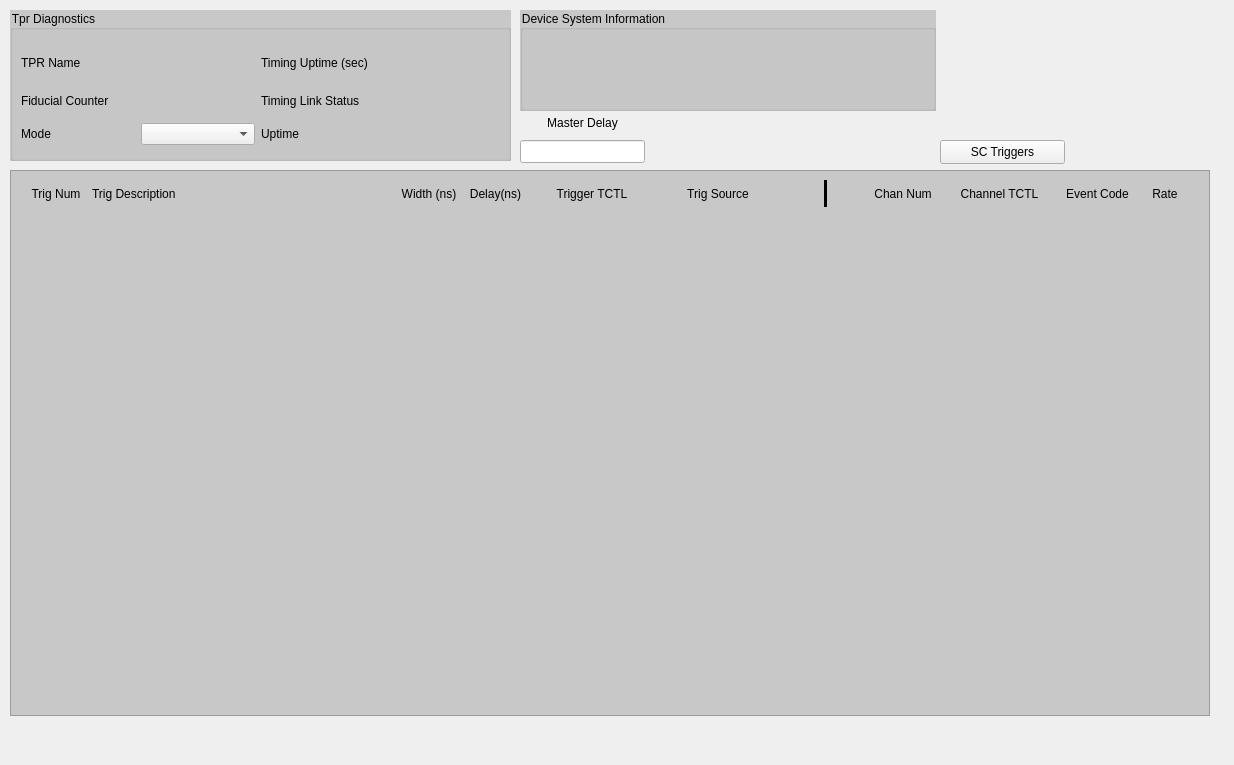
<?xml version="1.0" encoding="UTF-8"?>
<ui version="4.0">
 <class>Form</class>
 <widget class="QWidget" name="Form">
  <property name="geometry">
   <rect>
    <x>0</x>
    <y>0</y>
    <width>1234</width>
    <height>765</height>
   </rect>
  </property>
  <property name="maximumSize">
   <size>
    <width>16777215</width>
    <height>1818</height>
   </size>
  </property>
  <property name="windowTitle">
   <string>${LOCA} TPR NC Display</string>
  </property>
  <property name="styleSheet">
   <string notr="true"/>
  </property>
  <widget class="QGroupBox" name="TPR_Diagnostics">
   <property name="geometry">
    <rect>
     <x>10</x>
     <y>10</y>
     <width>501</width>
     <height>151</height>
    </rect>
   </property>
   <property name="styleSheet">
    <string notr="true">QGroupBox {background-color: rgb(200,200,200)}</string>
   </property>
   <property name="title">
    <string>Tpr Diagnostics</string>
   </property>
   <widget class="QWidget" name="gridLayoutWidget">
    <property name="geometry">
     <rect>
      <x>5</x>
      <y>30</y>
      <width>486</width>
      <height>111</height>
     </rect>
    </property>
    <layout class="QGridLayout" name="Diag_Grid" columnstretch="0,0,0,0">
     <property name="leftMargin">
      <number>6</number>
     </property>
     <property name="topMargin">
      <number>6</number>
     </property>
     <property name="rightMargin">
      <number>6</number>
     </property>
     <property name="bottomMargin">
      <number>6</number>
     </property>
     <item row="0" column="1">
      <widget class="PyDMLabel" name="PyDMLabel_5">
       <property name="toolTip">
        <string/>
       </property>
       <property name="alarmSensitiveContent" stdset="0">
        <bool>true</bool>
       </property>
       <property name="channel" stdset="0">
        <string>TPR:${LOCA}:${IOC_UNIT}:${INST}:UPTIME</string>
       </property>
       <property name="displayFormat" stdset="0">
        <enum>PyDMLabel::Default</enum>
       </property>
      </widget>
     </item>
     <item row="0" column="0">
      <widget class="QLabel" name="label">
       <property name="text">
        <string>TPR Name</string>
       </property>
      </widget>
     </item>
     <item row="1" column="2">
      <widget class="QLabel" name="label_6">
       <property name="text">
        <string>Timing Link Status</string>
       </property>
      </widget>
     </item>
     <item row="1" column="3">
      <widget class="PyDMLabel" name="PyDMLabel_7">
       <property name="toolTip">
        <string/>
       </property>
       <property name="alarmSensitiveContent" stdset="0">
        <bool>true</bool>
       </property>
       <property name="channel" stdset="0">
        <string>TPR:${LOCA}:${IOC_UNIT}:${INST}:RXLNKSTATUS</string>
       </property>
       <property name="displayFormat" stdset="0">
        <enum>PyDMLabel::Default</enum>
       </property>
      </widget>
     </item>
     <item row="1" column="0">
      <widget class="QLabel" name="label_5">
       <property name="text">
        <string>Fiducial Counter</string>
       </property>
      </widget>
     </item>
     <item row="1" column="1">
      <widget class="PyDMLabel" name="PyDMLabel_6">
       <property name="toolTip">
        <string/>
       </property>
       <property name="alarmSensitiveContent" stdset="0">
        <bool>true</bool>
       </property>
       <property name="channel" stdset="0">
        <string>TPR:${LOCA}:${IOC_UNIT}:${INST}:FIDCNT</string>
       </property>
       <property name="displayFormat" stdset="0">
        <enum>PyDMLabel::Default</enum>
       </property>
      </widget>
     </item>
     <item row="0" column="3">
      <widget class="PyDMLabel" name="PyDMLabel_4">
       <property name="toolTip">
        <string/>
       </property>
       <property name="alarmSensitiveContent" stdset="0">
        <bool>true</bool>
       </property>
       <property name="channel" stdset="0">
        <string>TPR:${LOCA}:${IOC_UNIT}:${INST}</string>
       </property>
       <property name="displayFormat" stdset="0">
        <enum>PyDMLabel::Default</enum>
       </property>
      </widget>
     </item>
     <item row="0" column="2">
      <widget class="QLabel" name="label_2">
       <property name="text">
        <string>Timing Uptime (sec)</string>
       </property>
      </widget>
     </item>
     <item row="2" column="0">
      <widget class="QLabel" name="label_7">
       <property name="text">
        <string>Mode</string>
       </property>
      </widget>
     </item>
     <item row="2" column="2">
      <widget class="QLabel" name="label_8">
       <property name="text">
        <string>Uptime</string>
       </property>
      </widget>
     </item>
     <item row="2" column="3">
      <widget class="PyDMLabel" name="PyDMLabel_9">
       <property name="toolTip">
        <string/>
       </property>
       <property name="alarmSensitiveContent" stdset="0">
        <bool>true</bool>
       </property>
       <property name="channel" stdset="0">
        <string>TPR:${LOCA}:${IOC_UNIT}:${INST}:UPTIME </string>
       </property>
       <property name="displayFormat" stdset="0">
        <enum>PyDMLabel::Default</enum>
       </property>
      </widget>
     </item>
     <item row="2" column="1">
      <widget class="PyDMEnumComboBox" name="PyDMEnumComboBox">
       <property name="toolTip">
        <string/>
       </property>
       <property name="alarmSensitiveBorder" stdset="0">
        <bool>false</bool>
       </property>
       <property name="channel" stdset="0">
        <string>TPR:${LOCA}:${IOC_UNIT}:${INST}:MODE </string>
       </property>
      </widget>
     </item>
    </layout>
   </widget>
  </widget>
  <widget class="QGroupBox" name="Device_System_Info">
   <property name="geometry">
    <rect>
     <x>520</x>
     <y>10</y>
     <width>416</width>
     <height>101</height>
    </rect>
   </property>
   <property name="styleSheet">
    <string notr="true">QGroupBox {background-color: rgb(200,200,200)}</string>
   </property>
   <property name="title">
    <string>Device System Information</string>
   </property>
  </widget>
  <widget class="QFrame" name="Rows">
   <property name="geometry">
    <rect>
     <x>10</x>
     <y>170</y>
     <width>1200</width>
     <height>546</height>
    </rect>
   </property>
   <property name="styleSheet">
    <string notr="true">QFrame#Rows {background-color: rgb(200,200,200)}</string>
   </property>
   <property name="frameShape">
    <enum>QFrame::StyledPanel</enum>
   </property>
   <property name="frameShadow">
    <enum>QFrame::Raised</enum>
   </property>
   <widget class="QWidget" name="layoutWidget_3">
    <property name="geometry">
     <rect>
      <x>10</x>
      <y>45</y>
      <width>1181</width>
      <height>492</height>
     </rect>
    </property>
    <layout class="QVBoxLayout" name="Data_rows_2">
     <property name="leftMargin">
      <number>6</number>
     </property>
     <property name="rightMargin">
      <number>6</number>
     </property>
     <item>
      <widget class="PyDMEmbeddedDisplay" name="Row_00">
       <property name="minimumSize">
        <size>
         <width>0</width>
         <height>15</height>
        </size>
       </property>
       <property name="maximumSize">
        <size>
         <width>16777215</width>
         <height>25</height>
        </size>
       </property>
       <property name="toolTip">
        <string/>
       </property>
       <property name="frameShape">
        <enum>QFrame::NoFrame</enum>
       </property>
       <property name="macros" stdset="0">
        <string>CHN=00</string>
       </property>
       <property name="filename" stdset="0">
        <string>tprDiagRowNC.ui</string>
       </property>
      </widget>
     </item>
     <item>
      <widget class="PyDMEmbeddedDisplay" name="Row_01">
       <property name="minimumSize">
        <size>
         <width>0</width>
         <height>15</height>
        </size>
       </property>
       <property name="maximumSize">
        <size>
         <width>16777215</width>
         <height>25</height>
        </size>
       </property>
       <property name="toolTip">
        <string/>
       </property>
       <property name="frameShape">
        <enum>QFrame::NoFrame</enum>
       </property>
       <property name="macros" stdset="0">
        <string>CHN=01</string>
       </property>
       <property name="filename" stdset="0">
        <string>tprDiagRowNC.ui</string>
       </property>
      </widget>
     </item>
     <item>
      <widget class="PyDMEmbeddedDisplay" name="Row_02">
       <property name="minimumSize">
        <size>
         <width>0</width>
         <height>15</height>
        </size>
       </property>
       <property name="maximumSize">
        <size>
         <width>16777215</width>
         <height>25</height>
        </size>
       </property>
       <property name="toolTip">
        <string/>
       </property>
       <property name="frameShape">
        <enum>QFrame::NoFrame</enum>
       </property>
       <property name="macros" stdset="0">
        <string>CHN=02</string>
       </property>
       <property name="filename" stdset="0">
        <string>tprDiagRowNC.ui</string>
       </property>
      </widget>
     </item>
     <item>
      <widget class="PyDMEmbeddedDisplay" name="Row_03">
       <property name="minimumSize">
        <size>
         <width>0</width>
         <height>15</height>
        </size>
       </property>
       <property name="maximumSize">
        <size>
         <width>16777215</width>
         <height>25</height>
        </size>
       </property>
       <property name="toolTip">
        <string/>
       </property>
       <property name="frameShape">
        <enum>QFrame::NoFrame</enum>
       </property>
       <property name="macros" stdset="0">
        <string>CHN=03</string>
       </property>
       <property name="filename" stdset="0">
        <string>tprDiagRowNC.ui</string>
       </property>
      </widget>
     </item>
     <item>
      <widget class="PyDMEmbeddedDisplay" name="Row_04">
       <property name="minimumSize">
        <size>
         <width>0</width>
         <height>15</height>
        </size>
       </property>
       <property name="maximumSize">
        <size>
         <width>16777215</width>
         <height>25</height>
        </size>
       </property>
       <property name="toolTip">
        <string/>
       </property>
       <property name="frameShape">
        <enum>QFrame::NoFrame</enum>
       </property>
       <property name="macros" stdset="0">
        <string>CHN=04</string>
       </property>
       <property name="filename" stdset="0">
        <string>tprDiagRowNC.ui</string>
       </property>
      </widget>
     </item>
     <item>
      <widget class="PyDMEmbeddedDisplay" name="Row_05">
       <property name="minimumSize">
        <size>
         <width>0</width>
         <height>15</height>
        </size>
       </property>
       <property name="maximumSize">
        <size>
         <width>16777215</width>
         <height>25</height>
        </size>
       </property>
       <property name="toolTip">
        <string/>
       </property>
       <property name="frameShape">
        <enum>QFrame::NoFrame</enum>
       </property>
       <property name="macros" stdset="0">
        <string>CHN=05</string>
       </property>
       <property name="filename" stdset="0">
        <string>tprDiagRowNC.ui</string>
       </property>
      </widget>
     </item>
     <item>
      <widget class="PyDMEmbeddedDisplay" name="Row_06">
       <property name="minimumSize">
        <size>
         <width>0</width>
         <height>15</height>
        </size>
       </property>
       <property name="maximumSize">
        <size>
         <width>16777215</width>
         <height>25</height>
        </size>
       </property>
       <property name="toolTip">
        <string/>
       </property>
       <property name="frameShape">
        <enum>QFrame::NoFrame</enum>
       </property>
       <property name="macros" stdset="0">
        <string>CHN=06</string>
       </property>
       <property name="filename" stdset="0">
        <string>tprDiagRowNC.ui</string>
       </property>
      </widget>
     </item>
     <item>
      <widget class="PyDMEmbeddedDisplay" name="Row_07">
       <property name="minimumSize">
        <size>
         <width>0</width>
         <height>15</height>
        </size>
       </property>
       <property name="maximumSize">
        <size>
         <width>16777215</width>
         <height>25</height>
        </size>
       </property>
       <property name="toolTip">
        <string/>
       </property>
       <property name="frameShape">
        <enum>QFrame::NoFrame</enum>
       </property>
       <property name="macros" stdset="0">
        <string>CHN=07</string>
       </property>
       <property name="filename" stdset="0">
        <string>tprDiagRowNC.ui</string>
       </property>
      </widget>
     </item>
     <item>
      <widget class="PyDMEmbeddedDisplay" name="Row_08">
       <property name="minimumSize">
        <size>
         <width>0</width>
         <height>15</height>
        </size>
       </property>
       <property name="maximumSize">
        <size>
         <width>16777215</width>
         <height>25</height>
        </size>
       </property>
       <property name="toolTip">
        <string/>
       </property>
       <property name="frameShape">
        <enum>QFrame::NoFrame</enum>
       </property>
       <property name="macros" stdset="0">
        <string>CHN=08</string>
       </property>
       <property name="filename" stdset="0">
        <string>tprDiagRowNC.ui</string>
       </property>
      </widget>
     </item>
     <item>
      <widget class="PyDMEmbeddedDisplay" name="Row_09">
       <property name="minimumSize">
        <size>
         <width>0</width>
         <height>15</height>
        </size>
       </property>
       <property name="maximumSize">
        <size>
         <width>16777215</width>
         <height>25</height>
        </size>
       </property>
       <property name="toolTip">
        <string/>
       </property>
       <property name="frameShape">
        <enum>QFrame::NoFrame</enum>
       </property>
       <property name="macros" stdset="0">
        <string>CHN=09</string>
       </property>
       <property name="filename" stdset="0">
        <string>tprDiagRowNC.ui</string>
       </property>
      </widget>
     </item>
     <item>
      <widget class="PyDMEmbeddedDisplay" name="Row_10">
       <property name="minimumSize">
        <size>
         <width>0</width>
         <height>15</height>
        </size>
       </property>
       <property name="maximumSize">
        <size>
         <width>16777215</width>
         <height>25</height>
        </size>
       </property>
       <property name="toolTip">
        <string/>
       </property>
       <property name="frameShape">
        <enum>QFrame::NoFrame</enum>
       </property>
       <property name="macros" stdset="0">
        <string>CHN=10</string>
       </property>
       <property name="filename" stdset="0">
        <string>tprDiagRowNC.ui</string>
       </property>
      </widget>
     </item>
     <item>
      <widget class="PyDMEmbeddedDisplay" name="Row_11">
       <property name="minimumSize">
        <size>
         <width>0</width>
         <height>15</height>
        </size>
       </property>
       <property name="maximumSize">
        <size>
         <width>16777215</width>
         <height>25</height>
        </size>
       </property>
       <property name="toolTip">
        <string/>
       </property>
       <property name="frameShape">
        <enum>QFrame::NoFrame</enum>
       </property>
       <property name="macros" stdset="0">
        <string>CHN=11</string>
       </property>
       <property name="filename" stdset="0">
        <string>tprDiagRowNC.ui</string>
       </property>
      </widget>
     </item>
     <item>
      <widget class="PyDMEmbeddedDisplay" name="Row_12">
       <property name="minimumSize">
        <size>
         <width>0</width>
         <height>15</height>
        </size>
       </property>
       <property name="maximumSize">
        <size>
         <width>16777215</width>
         <height>25</height>
        </size>
       </property>
       <property name="toolTip">
        <string/>
       </property>
       <property name="frameShape">
        <enum>QFrame::NoFrame</enum>
       </property>
       <property name="macros" stdset="0">
        <string>CHN=12</string>
       </property>
       <property name="filename" stdset="0">
        <string>tprDiagRowNC.ui</string>
       </property>
      </widget>
     </item>
     <item>
      <widget class="PyDMEmbeddedDisplay" name="Row_13">
       <property name="minimumSize">
        <size>
         <width>0</width>
         <height>15</height>
        </size>
       </property>
       <property name="maximumSize">
        <size>
         <width>16777215</width>
         <height>25</height>
        </size>
       </property>
       <property name="toolTip">
        <string/>
       </property>
       <property name="frameShape">
        <enum>QFrame::NoFrame</enum>
       </property>
       <property name="macros" stdset="0">
        <string>CHN=13</string>
       </property>
       <property name="filename" stdset="0">
        <string>tprDiagRowNC.ui</string>
       </property>
      </widget>
     </item>
     <item>
      <widget class="PyDMEmbeddedDisplay" name="Row_14">
       <property name="minimumSize">
        <size>
         <width>0</width>
         <height>15</height>
        </size>
       </property>
       <property name="maximumSize">
        <size>
         <width>16777215</width>
         <height>25</height>
        </size>
       </property>
       <property name="toolTip">
        <string/>
       </property>
       <property name="frameShape">
        <enum>QFrame::NoFrame</enum>
       </property>
       <property name="macros" stdset="0">
        <string>CHN=14</string>
       </property>
       <property name="filename" stdset="0">
        <string>tprDiagRowNC.ui</string>
       </property>
      </widget>
     </item>
     <item>
      <widget class="PyDMEmbeddedDisplay" name="Row_15">
       <property name="minimumSize">
        <size>
         <width>0</width>
         <height>15</height>
        </size>
       </property>
       <property name="maximumSize">
        <size>
         <width>16777215</width>
         <height>25</height>
        </size>
       </property>
       <property name="toolTip">
        <string/>
       </property>
       <property name="frameShape">
        <enum>QFrame::NoFrame</enum>
       </property>
       <property name="macros" stdset="0">
        <string>CHN=15</string>
       </property>
       <property name="filename" stdset="0">
        <string>tprDiagRowNC.ui</string>
       </property>
      </widget>
     </item>
    </layout>
   </widget>
   <widget class="QWidget" name="layoutWidget">
    <property name="geometry">
     <rect>
      <x>10</x>
      <y>10</y>
      <width>1181</width>
      <height>27</height>
     </rect>
    </property>
    <layout class="QHBoxLayout" name="Column_headers" stretch="1,5,1,1,2,2,0,1,0,1,2,1,1">
     <property name="spacing">
      <number>6</number>
     </property>
     <property name="sizeConstraint">
      <enum>QLayout::SetDefaultConstraint</enum>
     </property>
     <property name="leftMargin">
      <number>6</number>
     </property>
     <property name="topMargin">
      <number>0</number>
     </property>
     <property name="rightMargin">
      <number>6</number>
     </property>
     <property name="bottomMargin">
      <number>0</number>
     </property>
     <item>
      <widget class="QLabel" name="TrigNum">
       <property name="maximumSize">
        <size>
         <width>16777215</width>
         <height>25</height>
        </size>
       </property>
       <property name="text">
        <string>Trig Num</string>
       </property>
       <property name="alignment">
        <set>Qt::AlignCenter</set>
       </property>
      </widget>
     </item>
     <item>
      <widget class="QLabel" name="TrigDesc">
       <property name="maximumSize">
        <size>
         <width>16777215</width>
         <height>25</height>
        </size>
       </property>
       <property name="text">
        <string>Trig Description</string>
       </property>
       <property name="alignment">
        <set>Qt::AlignLeading|Qt::AlignLeft|Qt::AlignVCenter</set>
       </property>
      </widget>
     </item>
     <item>
      <widget class="QLabel" name="Width">
       <property name="text">
        <string>Width (ns)</string>
       </property>
       <property name="alignment">
        <set>Qt::AlignCenter</set>
       </property>
      </widget>
     </item>
     <item>
      <widget class="QLabel" name="Delay">
       <property name="text">
        <string>Delay(ns)</string>
       </property>
       <property name="alignment">
        <set>Qt::AlignCenter</set>
       </property>
      </widget>
     </item>
     <item>
      <widget class="QLabel" name="Trigger_TCTL">
       <property name="text">
        <string>Trigger TCTL</string>
       </property>
       <property name="alignment">
        <set>Qt::AlignCenter</set>
       </property>
      </widget>
     </item>
     <item>
      <widget class="QLabel" name="TrigSrc">
       <property name="text">
        <string>Trig Source</string>
       </property>
       <property name="alignment">
        <set>Qt::AlignCenter</set>
       </property>
      </widget>
     </item>
     <item>
      <spacer name="horizontalSpacer">
       <property name="orientation">
        <enum>Qt::Horizontal</enum>
       </property>
       <property name="sizeHint" stdset="0">
        <size>
         <width>40</width>
         <height>20</height>
        </size>
       </property>
      </spacer>
     </item>
     <item>
      <widget class="Line" name="TrigChanDiv">
       <property name="frameShadow">
        <enum>QFrame::Plain</enum>
       </property>
       <property name="lineWidth">
        <number>10</number>
       </property>
       <property name="orientation">
        <enum>Qt::Vertical</enum>
       </property>
      </widget>
     </item>
     <item>
      <spacer name="horizontalSpacer_2">
       <property name="orientation">
        <enum>Qt::Horizontal</enum>
       </property>
       <property name="sizeHint" stdset="0">
        <size>
         <width>40</width>
         <height>20</height>
        </size>
       </property>
      </spacer>
     </item>
     <item>
      <widget class="QLabel" name="ChanNum">
       <property name="maximumSize">
        <size>
         <width>16777215</width>
         <height>25</height>
        </size>
       </property>
       <property name="text">
        <string>Chan Num</string>
       </property>
       <property name="alignment">
        <set>Qt::AlignCenter</set>
       </property>
      </widget>
     </item>
     <item>
      <widget class="QLabel" name="ChanTCTL">
       <property name="text">
        <string>Channel TCTL</string>
       </property>
       <property name="alignment">
        <set>Qt::AlignCenter</set>
       </property>
      </widget>
     </item>
     <item>
      <widget class="QLabel" name="Event_Code">
       <property name="text">
        <string>Event Code</string>
       </property>
       <property name="alignment">
        <set>Qt::AlignCenter</set>
       </property>
      </widget>
     </item>
     <item>
      <widget class="QLabel" name="Rate">
       <property name="maximumSize">
        <size>
         <width>16777215</width>
         <height>25</height>
        </size>
       </property>
       <property name="text">
        <string>Rate</string>
       </property>
       <property name="alignment">
        <set>Qt::AlignCenter</set>
       </property>
      </widget>
     </item>
    </layout>
   </widget>
  </widget>
  <widget class="PyDMRelatedDisplayButton" name="SCTriggers">
   <property name="geometry">
    <rect>
     <x>940</x>
     <y>140</y>
     <width>125</width>
     <height>24</height>
    </rect>
   </property>
   <property name="toolTip">
    <string/>
   </property>
   <property name="text">
    <string>SC Triggers</string>
   </property>
   <property name="filenames" stdset="0">
    <stringlist>
     <string>tprDiagSC.ui</string>
    </stringlist>
   </property>
   <property name="openInNewWindow" stdset="0">
    <bool>true</bool>
   </property>
  </widget>
  <widget class="PyDMLineEdit" name="Master_Delay">
   <property name="geometry">
    <rect>
     <x>520</x>
     <y>140</y>
     <width>125</width>
     <height>23</height>
    </rect>
   </property>
   <property name="toolTip">
    <string/>
   </property>
   <property name="alignment">
    <set>Qt::AlignCenter</set>
   </property>
   <property name="channel" stdset="0">
    <string>TPR:${LOCA}:${IOC_UNIT}:${INST}:TREF</string>
   </property>
  </widget>
  <widget class="QLabel" name="MasterDelayLbl">
   <property name="geometry">
    <rect>
     <x>520</x>
     <y>110</y>
     <width>125</width>
     <height>25</height>
    </rect>
   </property>
   <property name="text">
    <string>Master Delay</string>
   </property>
   <property name="alignment">
    <set>Qt::AlignCenter</set>
   </property>
  </widget>
 </widget>
 <customwidgets>
  <customwidget>
   <class>PyDMLabel</class>
   <extends>QLabel</extends>
   <header>pydm.widgets.label</header>
  </customwidget>
  <customwidget>
   <class>PyDMRelatedDisplayButton</class>
   <extends>QPushButton</extends>
   <header>pydm.widgets.related_display_button</header>
  </customwidget>
  <customwidget>
   <class>PyDMEmbeddedDisplay</class>
   <extends>QFrame</extends>
   <header>pydm.widgets.embedded_display</header>
  </customwidget>
  <customwidget>
   <class>PyDMLineEdit</class>
   <extends>QLineEdit</extends>
   <header>pydm.widgets.line_edit</header>
  </customwidget>
  <customwidget>
   <class>PyDMEnumComboBox</class>
   <extends>QComboBox</extends>
   <header>pydm.widgets.enum_combo_box</header>
  </customwidget>
 </customwidgets>
 <resources/>
 <connections/>
</ui>
